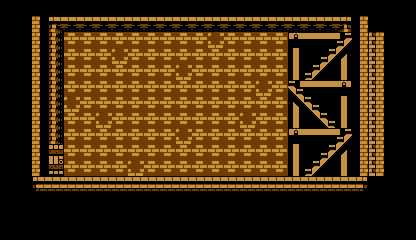

A level layout from a 2D game, rendered from its tile map. Below: a short description, then the map file with its tile-grid data intact:
An orthogonal 26x15 tile map with 16x16 px tiles, 1 tile layer (Tile Layer 1), 2 hidden layers not drawn.

<map version="1.0" orientation="orthogonal" renderorder="right-down" width="26" height="15" tilewidth="16" tileheight="16" nextobjectid="1">
 <tileset firstgid="1" name="vliiage" tilewidth="16" tileheight="16" tilecount="4096" columns="64">
  <image source="../img/village.png" width="1024" height="1024" />
  <tile id="1">
   <properties>
    <property name="groundSlope" value="flat" />
   </properties>
  </tile>
  <tile id="2">
   <properties>
    <property name="groundSlope" value="up" />
   </properties>
  </tile>
  <tile id="3">
   <properties>
    <property name="groundSlope" value="down" />
   </properties>
  </tile>
  <tile id="2114">
   <properties>
    <property name="doorLocation" value="outside" />
   </properties>
  </tile>
  <tile id="2115">
   <properties>
    <property name="doorLocation" value="shack" />
   </properties>
  </tile>
 </tileset>
 <layer name="Tile Layer 1" width="26" height="15">
  <data encoding="csv">
0,0,0,0,0,0,0,0,0,0,0,0,0,0,0,0,0,0,0,0,0,0,0,0,0,0,
0,0,1358,2003,2004,2004,2004,2004,2004,2004,2004,2004,2004,2004,2004,2004,2004,2004,2004,2004,2004,2005,1362,0,0,0,
0,0,1358,2067,1299,1299,1299,1299,1299,1299,1299,1299,1299,1235,1299,1299,1299,1299,3688,3689,3690,3691,1362,1357,0,0,
0,0,1358,2067,1299,1299,1299,1235,1299,1299,1299,1299,1299,1299,1299,1299,1299,1299,3752,3753,3754,3755,1362,1357,0,0,
0,0,1358,2067,1299,1299,1299,1299,1299,1299,1299,1235,1299,1299,1299,1299,1299,1299,3816,3817,3818,3819,1362,1357,0,0,
0,0,1358,2067,1299,1299,1299,1299,1299,1299,1299,1299,1299,1299,1299,1299,1235,1299,3880,3881,3882,3883,1362,1357,0,0,
0,0,1358,2067,1235,1299,1299,1299,1299,1299,1299,1299,1299,1299,1299,1299,1299,1299,3944,3945,3946,3947,1362,1357,0,0,
0,0,1358,2067,1299,1299,1235,1299,1299,1299,1299,1299,1299,1299,1299,1235,1299,1299,4008,4009,4010,4011,1362,1357,0,0,
0,0,1358,2067,1299,1299,1299,1299,1299,1299,1299,1235,1299,1299,1299,1299,1299,1299,4072,4073,4074,4075,1362,1357,0,0,
0,0,1358,1248,1299,1299,1299,1299,1299,1299,1299,1299,1299,1299,1299,1299,1299,1299,3752,3753,3754,3755,1362,1357,0,0,
0,0,1358,1312,1299,1299,1299,1299,1235,1299,1299,1299,1299,1299,1299,1299,1299,1299,3816,3817,3818,3819,1362,1357,0,0,
0,0,1491,1492,1492,1492,1492,1492,1492,1492,1492,1492,1492,1492,1492,1492,1492,1492,1492,1492,1492,1492,1493,0,0,0,
0,0,0,0,0,0,0,0,0,0,0,0,0,0,0,0,0,0,0,0,0,0,0,0,0,0,
0,0,0,0,0,0,0,0,0,0,0,0,0,0,0,0,0,0,0,0,0,0,0,0,0,0,
0,0,0,0,0,0,0,0,0,0,0,0,0,0,0,0,0,0,0,0,0,0,0,0,0,0
</data>
 </layer>
 <layer name="ground" width="26" height="15" visible="0" opacity="0">
  <data encoding="csv">
0,0,0,0,0,0,0,0,0,0,0,0,0,0,0,0,0,0,0,0,0,0,0,0,0,0,
0,0,0,0,0,0,0,0,0,0,0,0,0,0,0,0,0,0,0,0,0,0,0,0,0,0,
0,0,0,0,0,0,0,0,0,0,0,0,0,0,0,0,0,0,0,0,0,0,0,0,0,0,
0,0,0,0,0,0,0,0,0,0,0,0,0,0,0,0,0,0,0,0,0,0,0,0,0,0,
0,0,0,0,0,0,0,0,0,0,0,0,0,0,0,0,0,0,0,0,0,0,0,0,0,0,
0,0,0,0,0,0,0,0,0,0,0,0,0,0,0,0,0,0,0,0,0,0,0,0,0,0,
0,0,0,0,0,0,0,0,0,0,0,0,0,0,0,0,0,0,0,0,0,0,0,0,0,0,
0,0,0,0,0,0,0,0,0,0,0,0,0,0,0,0,0,0,0,0,0,0,0,0,0,0,
0,0,0,0,0,0,0,0,0,0,0,0,0,0,0,0,0,0,0,0,0,0,0,0,0,0,
0,0,0,0,0,0,0,0,0,0,0,0,0,0,0,0,0,0,0,0,0,0,0,0,0,0,
0,0,0,2,2,2,2,2,2,2,2,2,2,2,2,2,2,2,2,2,2,0,0,0,0,0,
0,0,0,0,0,0,0,0,0,0,0,0,0,0,0,0,0,0,0,0,0,0,0,0,0,0,
0,0,0,0,0,0,0,0,0,0,0,0,0,0,0,0,0,0,0,0,0,0,0,0,0,0,
0,0,0,0,0,0,0,0,0,0,0,0,0,0,0,0,0,0,0,0,0,0,0,0,0,0,
0,0,0,0,0,0,0,0,0,0,0,0,0,0,0,0,0,0,0,0,0,0,0,0,0,0
</data>
 </layer>
 <layer name="doors" width="26" height="15" visible="0" opacity="0">
  <data encoding="csv">
0,0,0,0,0,0,0,0,0,0,0,0,0,0,0,0,0,0,0,0,0,0,0,0,0,0,
0,0,0,0,0,0,0,0,0,0,0,0,0,0,0,0,0,0,0,0,0,0,0,0,0,0,
0,0,0,0,0,0,0,0,0,0,0,0,0,0,0,0,0,0,0,0,0,0,0,0,0,0,
0,0,0,0,0,0,0,0,0,0,0,0,0,0,0,0,0,0,0,0,0,0,0,0,0,0,
0,0,0,0,0,0,0,0,0,0,0,0,0,0,0,0,0,0,0,0,0,0,0,0,0,0,
0,0,0,0,0,0,0,0,0,0,0,0,0,0,0,0,0,0,0,0,0,0,0,0,0,0,
0,0,0,0,0,0,0,0,0,0,0,0,0,0,0,0,0,0,0,0,0,0,0,0,0,0,
0,0,0,0,0,0,0,0,0,0,0,0,0,0,0,0,0,0,0,0,0,0,0,0,0,0,
0,0,0,0,0,0,0,0,0,0,0,0,0,0,0,0,0,0,0,0,0,0,0,0,0,0,
0,0,0,2115,0,0,0,0,0,0,0,0,0,0,0,0,0,0,0,0,0,0,0,0,0,0,
0,0,0,0,0,0,0,0,0,0,0,0,0,0,0,0,0,0,0,0,0,0,0,0,0,0,
0,0,0,0,0,0,0,0,0,0,0,0,0,0,0,0,0,0,0,0,0,0,0,0,0,0,
0,0,0,0,0,0,0,0,0,0,0,0,0,0,0,0,0,0,0,0,0,0,0,0,0,0,
0,0,0,0,0,0,0,0,0,0,0,0,0,0,0,0,0,0,0,0,0,0,0,0,0,0,
0,0,0,0,0,0,0,0,0,0,0,0,0,0,0,0,0,0,0,0,0,0,0,0,0,0
</data>
 </layer>
</map>
